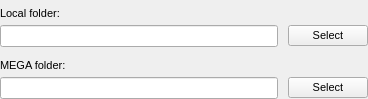
<?xml version="1.0" encoding="UTF-8"?>
<ui version="4.0">
 <class>FolderBinder</class>
 <widget class="QWidget" name="FolderBinder">
  <property name="geometry">
   <rect>
    <x>0</x>
    <y>0</y>
    <width>368</width>
    <height>99</height>
   </rect>
  </property>
  <property name="focusPolicy">
   <enum>Qt::StrongFocus</enum>
  </property>
  <property name="windowTitle">
   <string/>
  </property>
  <property name="styleSheet">
   <string notr="true">QWidget
{
font-size: 11px;
}

QScrollBar:horizontal {
height: 16px;
}

</string>
  </property>
  <layout class="QVBoxLayout" name="verticalLayout">
   <property name="spacing">
    <number>5</number>
   </property>
   <property name="leftMargin">
    <number>0</number>
   </property>
   <property name="topMargin">
    <number>0</number>
   </property>
   <property name="rightMargin">
    <number>0</number>
   </property>
   <property name="bottomMargin">
    <number>0</number>
   </property>
   <item>
    <widget class="QLabel" name="lLocalFolder">
     <property name="focusPolicy">
      <enum>Qt::NoFocus</enum>
     </property>
     <property name="text">
      <string>Local folder:</string>
     </property>
     <property name="alignment">
      <set>Qt::AlignBottom|Qt::AlignLeading|Qt::AlignLeft</set>
     </property>
    </widget>
   </item>
   <item>
    <layout class="QHBoxLayout" name="hMegaFolder">
     <property name="spacing">
      <number>10</number>
     </property>
     <item>
      <widget class="QLineEdit" name="eLocalFolder">
       <property name="enabled">
        <bool>true</bool>
       </property>
       <property name="focusPolicy">
        <enum>Qt::NoFocus</enum>
       </property>
       <property name="accessibleName">
        <string>Local folder:</string>
       </property>
       <property name="readOnly">
        <bool>true</bool>
       </property>
      </widget>
     </item>
     <item>
      <widget class="QPushButton" name="bLocalFolder">
       <property name="text">
        <string>Select</string>
       </property>
       <property name="iconSize">
        <size>
         <width>16</width>
         <height>16</height>
        </size>
       </property>
      </widget>
     </item>
    </layout>
   </item>
   <item>
    <widget class="QLabel" name="lMegaFolder">
     <property name="focusPolicy">
      <enum>Qt::NoFocus</enum>
     </property>
     <property name="text">
      <string>MEGA folder:</string>
     </property>
     <property name="alignment">
      <set>Qt::AlignBottom|Qt::AlignLeading|Qt::AlignLeft</set>
     </property>
    </widget>
   </item>
   <item>
    <layout class="QHBoxLayout" name="hLocalFolder">
     <property name="spacing">
      <number>10</number>
     </property>
     <item>
      <widget class="QLineEdit" name="eMegaFolder">
       <property name="enabled">
        <bool>true</bool>
       </property>
       <property name="focusPolicy">
        <enum>Qt::NoFocus</enum>
       </property>
       <property name="accessibleName">
        <string>MEGA folder:</string>
       </property>
       <property name="readOnly">
        <bool>true</bool>
       </property>
      </widget>
     </item>
     <item>
      <widget class="QPushButton" name="bMegaFolder">
       <property name="enabled">
        <bool>true</bool>
       </property>
       <property name="text">
        <string>Select</string>
       </property>
       <property name="iconSize">
        <size>
         <width>16</width>
         <height>16</height>
        </size>
       </property>
      </widget>
     </item>
    </layout>
   </item>
  </layout>
 </widget>
 <tabstops>
  <tabstop>eLocalFolder</tabstop>
  <tabstop>bLocalFolder</tabstop>
  <tabstop>eMegaFolder</tabstop>
  <tabstop>bMegaFolder</tabstop>
 </tabstops>
 <resources/>
 <connections/>
</ui>
